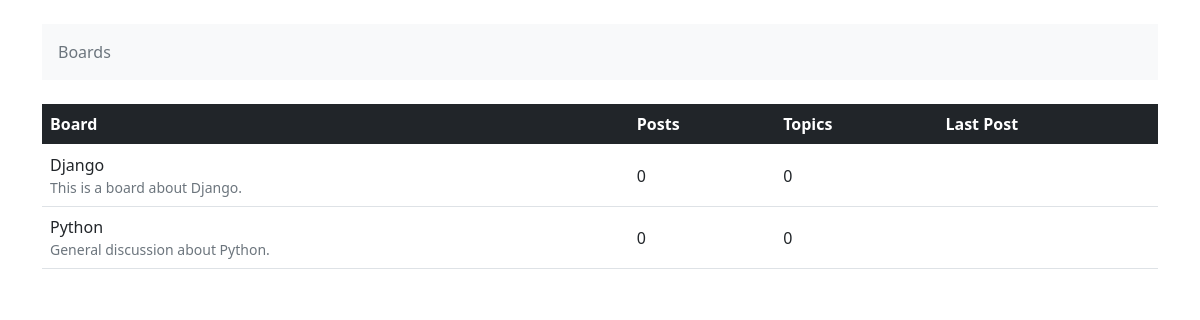
The app's page /, older data.
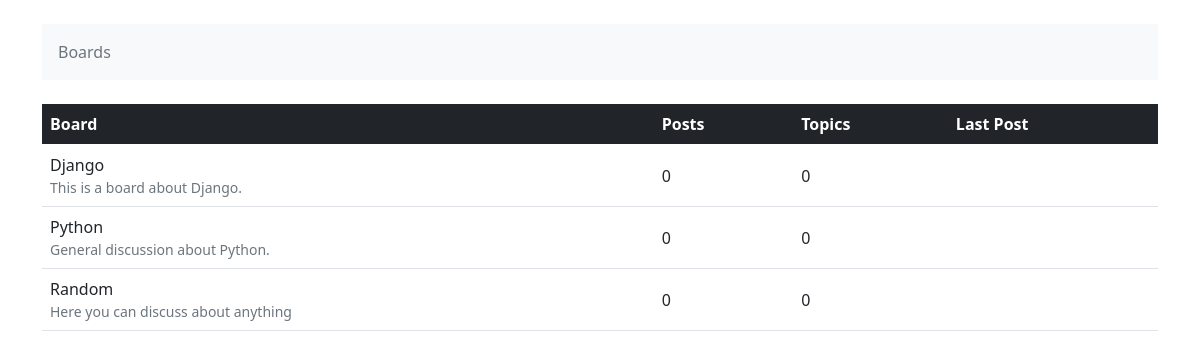
The same page, newer data.
### boards/models.py (models this page shows, shortened)
class Board(models.Model):
    name = models.CharField(max_length=30, unique=True)
    description = models.CharField(max_length=100)

### boards/views.py (the view)
# urls.py: 2. Add a URL to urlpatterns:  path('', views.home, name='home')
def home(request):
    boards = Board.objects.all()
    return render(request, 'home.html', {'boards': boards})

### templates/home.html (shortened to what this page needs)
{% load static %}
<!DOCTYPE html>
<html lang="en">
<head>
    <link rel="stylesheet" href="{% static 'css/bootstrap.min.css' %}">
</head>
<body>
    <div class="container">
        <ol class="p-3 mb-4 bg-light breadcrumb my-4">
            <li class="breadcrumb-item active">Boards</li>
        </ol>
        <table class="table">
            <thead class="table-dark thead-inverse">
                <tr>
                    <th>Board</th>
                    <th>Posts</th>
                    <th>Topics</th>
                    <th>Last Post</th>
                </tr>
            </thead>
            <tbody>
                {% for board in boards %}
                <tr>
                    <td>
                        {{ board.name }}
                        <small class="text-muted d-block">{{ board.description }}</small>
                    </td>
                    <td class="align-middle">0</td>
                    <td class="align-middle">0</td>
                    <td></td>
                </tr>
                {% endfor %}
            </tbody>
        </table>
    </div>
</body>
</html>

Row changes from the older to the newer data that the page shows:
added Board: name "Random", description "Here you can discuss about anything"
